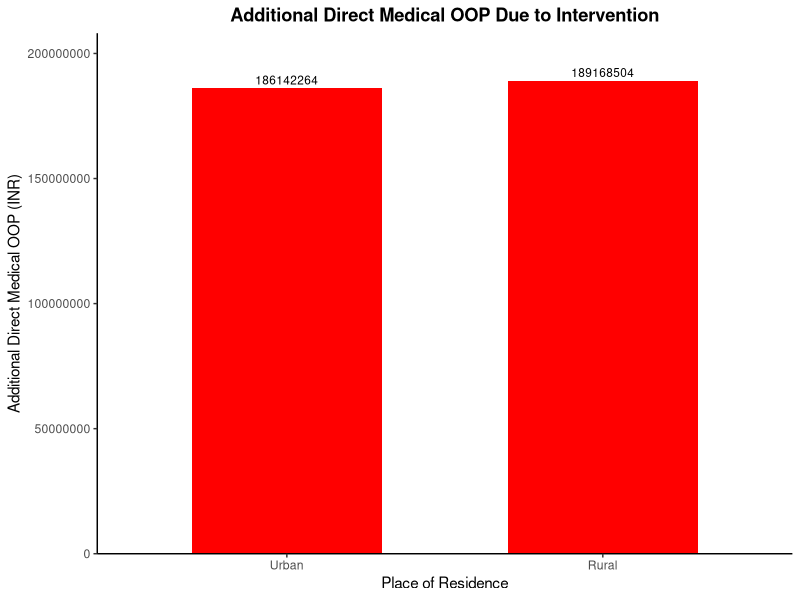
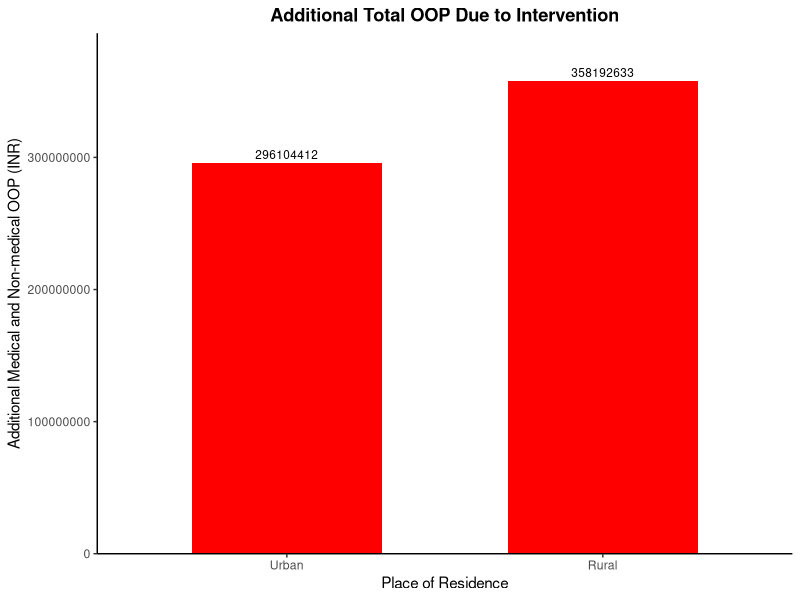
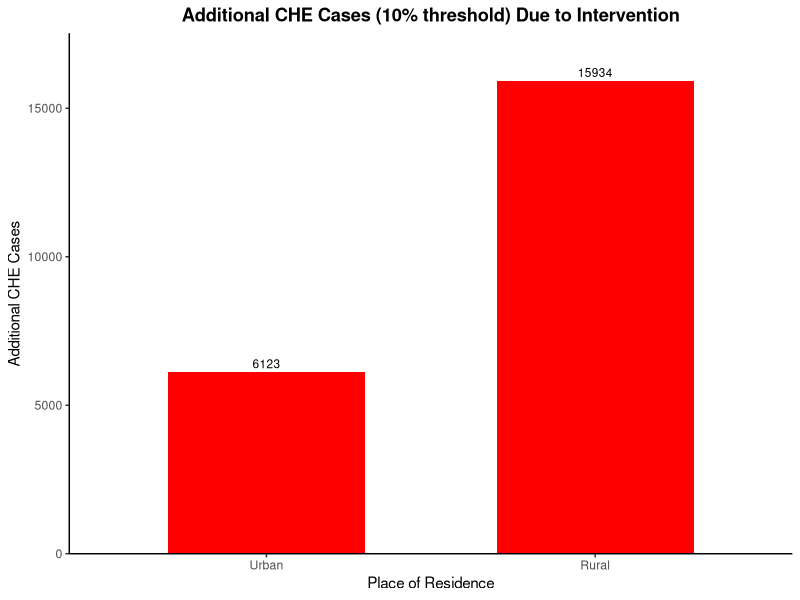
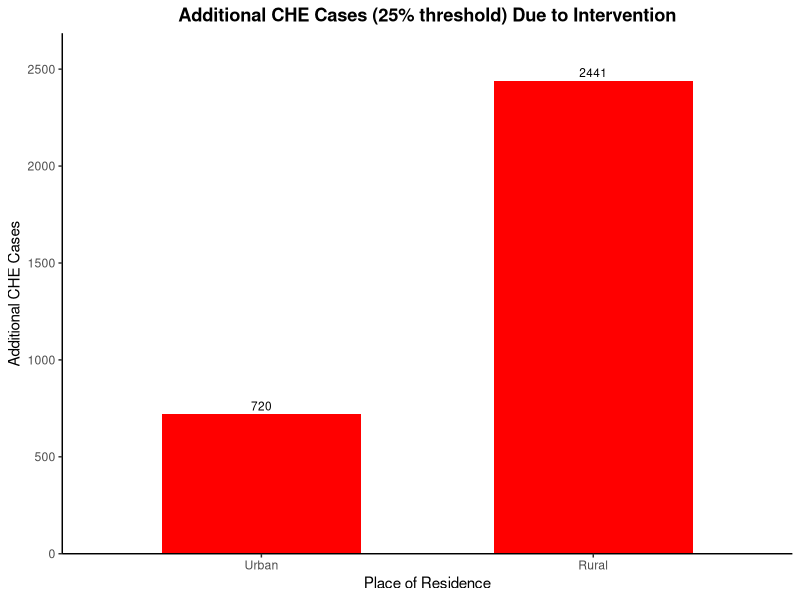
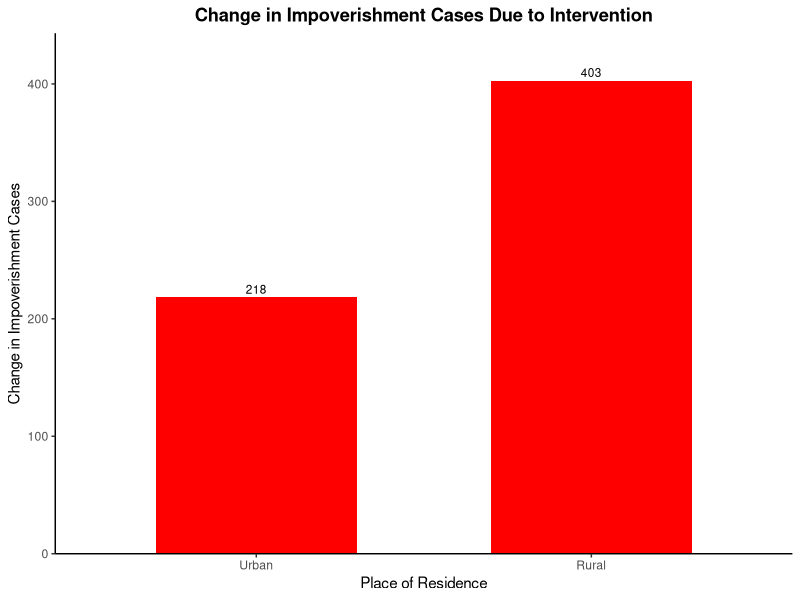
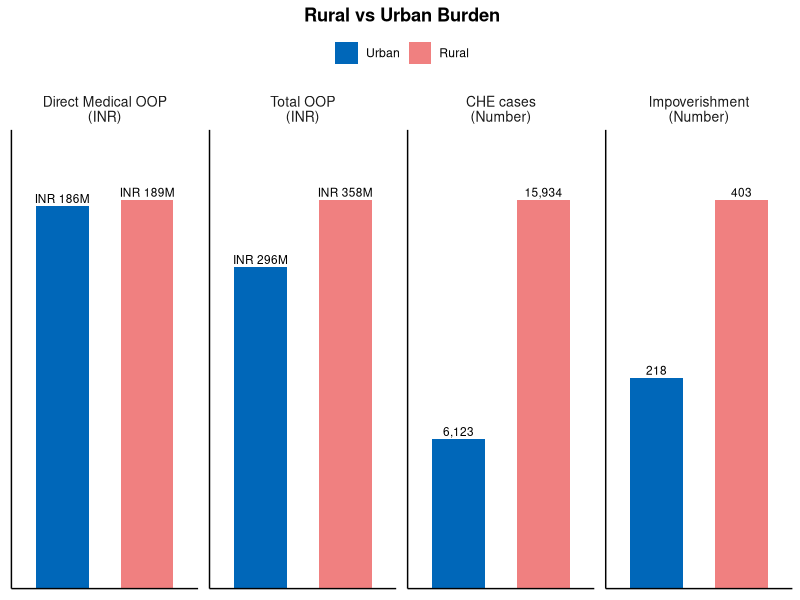

Here is the R script that generated these plots, in order:
rm(list = ls())
input <- read.csv("input table new.csv")
input$Parameters <- trimws(input$Parameters)
input$Value <- as.numeric(gsub(",", "", input$Value)) 
hces <- read.csv("hces_simulated_100k_households.csv", stringsAsFactors = FALSE)
get_val <- function(name) input$Value[input$Parameters == name]
scale_to_target_pop <- get_val("target_pop") / get_val("pop")
plain_number <- function(x) format(round(x, 0), scientific = FALSE, trim = TRUE)
comma_number <- function(x) format(round(x, 0), scientific = FALSE, trim = TRUE, big.mark = ",")
burden_label <- function(value, unit) {
  ifelse(unit == "INR",
         paste0("INR ", round(value / 1000000, 0), "M"),
         comma_number(value))
}

sectors <- c("u", "r")   # u = urban, r = rural
sector_labels <- c("Urban", "Rural")
get_pcu_sector <- function(s) get_val(paste0("pcu_", s)) / 100
get_insurance_coverage_sector <- function(s) get_val(paste0("ins_cov_", s))
required_hces_cols <- c("sector", "hh_size", "hh_usual_cons_exp_mnth", "household_quintile")
missing_hces_cols <- setdiff(required_hces_cols, names(hces))
if (length(missing_hces_cols) > 0) {
  stop("Missing required columns in hces_simulated_100k_households.csv: ",
       paste(missing_hces_cols, collapse = ", "))
}
hces$sector_raw <- trimws(as.character(hces$sector))
hces$sector_code <- ifelse(tolower(hces$sector_raw) %in% c("1", "r", "rural"),
                           "r",
                           ifelse(tolower(hces$sector_raw) %in% c("2", "u", "urban"),
                                  "u",
                                  NA))
hces$hh_consumption_annual <- as.numeric(hces$hh_usual_cons_exp_mnth) * 12
hces$household_quintile <- as.integer(hces$household_quintile)
hces <- hces[!is.na(hces$sector_code) &
               !is.na(hces$hh_consumption_annual) &
               hces$hh_consumption_annual > 0 &
               hces$household_quintile %in% 1:5, ]
get_hces_sector <- function(s) {
  households <- hces[hces$sector_code == s, ]
  if (nrow(households) == 0) {
    stop("No simulated households found for sector = ", s)
  }
  households
}
household_threshold_rate <- function(oop, households, threshold) {
  mean(oop > threshold * households$hh_consumption_annual)
}
household_impov_rate <- function(oop, households, poverty_line) {
  mean(households$hh_consumption_annual >= poverty_line &
         households$hh_consumption_annual - oop < poverty_line)
}
insured_med_oop <- function(oop_dr, oop_vtdr, vtdr_share,
                            insurance_coverage,
                            coverage_med_dr,
                            coverage_med_vtdr) {
  oop_dr * (1 - vtdr_share) * (1 - insurance_coverage * coverage_med_dr) +
    oop_vtdr * vtdr_share * (1 - insurance_coverage * coverage_med_vtdr)
}

# ═══════════════════════════════════════════════════════════════════════════════
# COST CALCULATION — URBAN/RURAL DISAGGREGATION
# ═══════════════════════════════════════════════════════════════════════════════

# ─── 2.1 Direct medical OOP ────────────────────────────────────────────────────

# Number of DR patients treated at baseline
treated_baseline_ur <- sapply(sectors, function(s) {
  get_val(paste0("pop_", s)) *
    get_val(paste0("dr_", s)) *
    get_pcu_sector(s) *
    get_val("cov_b") *
    get_val("sens_b") *
    (1 - get_val("lfu_referral")) *
    (1 - get_val("lfu_treat"))
})

# Number of DR patients treated after intervention
treated_inv_ur <- sapply(sectors, function(s) {
  get_val(paste0("pop_", s)) *
    get_val(paste0("dr_", s)) *
    get_pcu_sector(s) *
    get_val("cov_inv") *
    get_val("sens_inv") *
    (1 - get_val("lfu_referral")) *
    (1 - get_val("lfu_treat"))
})

# Direct medical OOP at baseline by sector
direct_med_OOP_baseline_ur <- treated_baseline_ur * sapply(sectors, function(s) {
  insured_med_oop(
    get_val(paste0("oop_med_dr_", s)),
    get_val(paste0("oop_med_vtdr_", s)),
    get_val(paste0("vtdr_dr_", s)),
    get_insurance_coverage_sector(s),
    get_val("coverage_med_dr_insured"),
    get_val("coverage_med_vtdr_insured")
  )
})

# Direct medical OOP after intervention by sector
direct_med_OOP_inv_ur <- treated_inv_ur * sapply(sectors, function(s) {
  vtdr_inv <- get_val(paste0("vtdr_dr_", s)) * (1 - get_val("vtdr_reduction"))
  insured_med_oop(
    get_val(paste0("oop_med_dr_", s)),
    get_val(paste0("oop_med_vtdr_", s)),
    vtdr_inv,
    get_insurance_coverage_sector(s),
    get_val("coverage_med_dr_insured"),
    get_val("coverage_med_vtdr_insured")
  )
})

OOP_med_additional_ur <- direct_med_OOP_inv_ur - direct_med_OOP_baseline_ur
OOP_med_additional_ur_target <- OOP_med_additional_ur * scale_to_target_pop

# ─── 2.2 All OOP (medical + non-medical) ───────────────────────────────────────

# Direct non-medical OOP at baseline
direct_nonmed_OOP_baseline_ur <- treated_baseline_ur * sapply(sectors, function(s) {
  get_val(paste0("oop_nonmed_dr_", s))   * (1 - get_val(paste0("vtdr_dr_", s))) +
    get_val(paste0("oop_nonmed_vtdr_", s)) * get_val(paste0("vtdr_dr_", s))
})

# Direct non-medical OOP after intervention
direct_nonmed_OOP_inv_ur <- treated_inv_ur * sapply(sectors, function(s) {
  vtdr_inv <- get_val(paste0("vtdr_dr_", s)) * (1 - get_val("vtdr_reduction"))
  get_val(paste0("oop_nonmed_dr_", s))   * (1 - vtdr_inv) +
    get_val(paste0("oop_nonmed_vtdr_", s)) * vtdr_inv
})

OOP_total_additional_ur <- (direct_med_OOP_inv_ur + direct_nonmed_OOP_inv_ur) -
  (direct_med_OOP_baseline_ur + direct_nonmed_OOP_baseline_ur)
OOP_total_additional_ur_target <- OOP_total_additional_ur * scale_to_target_pop

# ─── Cost plots ────────────────────────────────────────────────────────────────

library(ggplot2)
plot_cost_ur <- data.frame(
  sector = factor(sector_labels, levels = sector_labels),
  OOP_med_additional = OOP_med_additional_ur_target,
  OOP_total_additional = OOP_total_additional_ur_target
)

ggplot(plot_cost_ur, aes(x = sector, y = OOP_med_additional)) +
  geom_col(fill = "red", width = 0.6) +
  geom_text(aes(label = plain_number(OOP_med_additional)), vjust = -0.4, size = 3) +
  scale_y_continuous(labels = plain_number,
                     expand = expansion(mult = c(0, 0.1))) +
  labs(title = "Additional Direct Medical OOP Due to Intervention",
       x = "Place of Residence",
       y = "Additional Direct Medical OOP (INR)") +
  theme_classic() +
  theme(plot.title = element_text(hjust = 0.5, face = "bold"))

ggplot(plot_cost_ur, aes(x = sector, y = OOP_total_additional)) +
  geom_col(fill = "red", width = 0.6) +
  geom_text(aes(label = plain_number(OOP_total_additional)), vjust = -0.4, size = 3) +
  scale_y_continuous(labels = plain_number,
                     expand = expansion(mult = c(0, 0.1))) +
  labs(title = "Additional Total OOP Due to Intervention",
       x = "Place of Residence",
       y = "Additional Medical and Non-medical OOP (INR)") +
  theme_classic() +
  theme(plot.title = element_text(hjust = 0.5, face = "bold"))

# ─── 2.3 Catastrophic Health Expenditure ───────────────────────────────────────

# Per-person total OOP — baseline
per_person_oop_baseline_ur <- sapply(sectors, function(s) {
  vtdr_b <- get_val(paste0("vtdr_dr_", s))
  med    <- insured_med_oop(
    get_val(paste0("oop_med_dr_", s)),
    get_val(paste0("oop_med_vtdr_", s)),
    vtdr_b,
    get_insurance_coverage_sector(s),
    get_val("coverage_med_dr_insured"),
    get_val("coverage_med_vtdr_insured")
  )
  nonmed <- get_val(paste0("oop_nonmed_dr_", s)) * (1 - vtdr_b) +
    get_val(paste0("oop_nonmed_vtdr_", s)) * vtdr_b
  med + nonmed
})

# Per-person total OOP — intervention
per_person_oop_inv_ur <- sapply(sectors, function(s) {
  vtdr_inv <- get_val(paste0("vtdr_dr_", s)) * (1 - get_val("vtdr_reduction"))
  med    <- insured_med_oop(
    get_val(paste0("oop_med_dr_", s)),
    get_val(paste0("oop_med_vtdr_", s)),
    vtdr_inv,
    get_insurance_coverage_sector(s),
    get_val("coverage_med_dr_insured"),
    get_val("coverage_med_vtdr_insured")
  )
  nonmed <- get_val(paste0("oop_nonmed_dr_", s)) * (1 - vtdr_inv) +
    get_val(paste0("oop_nonmed_vtdr_", s)) * vtdr_inv
  med + nonmed
})

# Simulated household consumption distributions by sector
households_ur <- lapply(sectors, get_hces_sector)
names(households_ur) <- sectors

# CHE thresholds
th1 <- get_val("th1")   # 0.10
th2 <- get_val("th2")   # 0.25

# CHE rates per sector, calculated across simulated households
che_10_rate_baseline_ur <- sapply(sectors, function(s) {
  household_threshold_rate(per_person_oop_baseline_ur[s], households_ur[[s]], th1)
})
che_25_rate_baseline_ur <- sapply(sectors, function(s) {
  household_threshold_rate(per_person_oop_baseline_ur[s], households_ur[[s]], th2)
})
che_10_rate_inv_ur <- sapply(sectors, function(s) {
  household_threshold_rate(per_person_oop_inv_ur[s], households_ur[[s]], th1)
})
che_25_rate_inv_ur <- sapply(sectors, function(s) {
  household_threshold_rate(per_person_oop_inv_ur[s], households_ur[[s]], th2)
})

# Total CHE cases = treated patients x simulated-household CHE rate
che_10_baseline_ur <- treated_baseline_ur * che_10_rate_baseline_ur
che_25_baseline_ur <- treated_baseline_ur * che_25_rate_baseline_ur
che_10_inv_ur      <- treated_inv_ur * che_10_rate_inv_ur
che_25_inv_ur      <- treated_inv_ur * che_25_rate_inv_ur

# CHE additional (intervention - baseline)
che_10_additional_ur <- che_10_inv_ur - che_10_baseline_ur
che_25_additional_ur <- che_25_inv_ur - che_25_baseline_ur
che_10_additional_ur_target <- che_10_additional_ur * scale_to_target_pop
che_25_additional_ur_target <- che_25_additional_ur * scale_to_target_pop

# CHE plots
plot_che_ur <- data.frame(
  sector = factor(sector_labels, levels = sector_labels),
  che_10_additional = che_10_additional_ur_target,
  che_25_additional = che_25_additional_ur_target
)

ggplot(plot_che_ur, aes(x = sector, y = che_10_additional)) +
  geom_col(fill = "red", width = 0.6) +
  geom_text(aes(label = plain_number(che_10_additional)), vjust = -0.4, size = 3) +
  scale_y_continuous(labels = plain_number,
                     expand = expansion(mult = c(0, 0.1))) +
  labs(title = "Additional CHE Cases (10% threshold) Due to Intervention",
       x = "Place of Residence",
       y = "Additional CHE Cases") +
  theme_classic() +
  theme(plot.title = element_text(hjust = 0.5, face = "bold"))

ggplot(plot_che_ur, aes(x = sector, y = che_25_additional)) +
  geom_col(fill = "red", width = 0.6) +
  geom_text(aes(label = plain_number(che_25_additional)), vjust = -0.4, size = 3) +
  scale_y_continuous(labels = plain_number,
                     expand = expansion(mult = c(0, 0.1))) +
  labs(title = "Additional CHE Cases (25% threshold) Due to Intervention",
       x = "Place of Residence",
       y = "Additional CHE Cases") +
  theme_classic() +
  theme(plot.title = element_text(hjust = 0.5, face = "bold"))

# ─── 2.4 Impoverishment due to medical expense ─────────────────────────────────

# Annual household poverty line from a daily household poverty line
pov_annual <- get_val("pov") * 365

# Impoverishment rates per sector, calculated across simulated households
impov_rate_baseline_ur <- sapply(sectors, function(s) {
  household_impov_rate(per_person_oop_baseline_ur[s], households_ur[[s]], pov_annual)
})
impov_rate_inv_ur <- sapply(sectors, function(s) {
  household_impov_rate(per_person_oop_inv_ur[s], households_ur[[s]], pov_annual)
})

# Total impoverishment cases per sector = treated patients x simulated-household rate
impov_baseline_ur <- treated_baseline_ur * impov_rate_baseline_ur
impov_inv_ur      <- treated_inv_ur * impov_rate_inv_ur

impov_additional_ur <- impov_inv_ur - impov_baseline_ur
impov_additional_ur_target <- impov_additional_ur * scale_to_target_pop

# Impoverishment plot
plot_impov_ur <- data.frame(
  sector = factor(sector_labels, levels = sector_labels),
  impov_additional = impov_additional_ur_target
)

ggplot(plot_impov_ur, aes(x = sector, y = impov_additional)) +
  geom_col(fill = "red", width = 0.6) +
  geom_text(aes(label = plain_number(impov_additional)), vjust = -0.4, size = 3) +
  scale_y_continuous(labels = plain_number,
                     expand = expansion(mult = c(0, 0.1))) +
  labs(title = "Change in Impoverishment Cases Due to Intervention",
       x = "Place of Residence",
       y = "Change in Impoverishment Cases") +
  theme_classic() +
  theme(plot.title = element_text(hjust = 0.5, face = "bold"))

# Combined Urban/Rural burden plot. Each metric gets its own y-scale so the
# urban/rural comparison stays visible despite mixing INR totals and case counts.
plot_burden_ur <- data.frame(
  category = factor(
    rep(c("Direct Medical OOP\n(INR)",
          "Total OOP\n(INR)",
          "CHE cases\n(Number)",
          "Impoverishment\n(Number)"),
        each = 2),
    levels = c("Direct Medical OOP\n(INR)",
               "Total OOP\n(INR)",
               "CHE cases\n(Number)",
               "Impoverishment\n(Number)")
  ),
  sector = factor(rep(sector_labels, times = 4), levels = sector_labels),
  value = c(
    OOP_med_additional_ur_target,
    OOP_total_additional_ur_target,
    che_10_additional_ur_target,
    impov_additional_ur_target
  ),
  unit = rep(c("INR", "INR", "Number", "Number"), each = 2)
)
plot_burden_ur$plot_value <- pmax(plot_burden_ur$value, 1)
plot_burden_ur$label <- burden_label(plot_burden_ur$value, plot_burden_ur$unit)

ggplot(plot_burden_ur, aes(x = sector, y = plot_value, fill = sector)) +
  geom_col(width = 0.62) +
  geom_text(aes(label = label),
            vjust = -0.35,
            size = 3) +
  scale_fill_manual(values = c("Urban" = "#0067B9", "Rural" = "lightcoral")) +
  scale_y_continuous(expand = expansion(mult = c(0, 0.18))) +
  facet_wrap(~ category, scales = "free_y", nrow = 1) +
  labs(title = "Rural vs Urban Burden",
       x = NULL,
       y = NULL,
       fill = NULL) +
  theme_classic() +
  theme(
    plot.title = element_text(hjust = 0.5, face = "bold"),
    legend.position = "top",
    axis.text.x = element_blank(),
    axis.text.y = element_blank(),
    axis.ticks = element_blank(),
    strip.background = element_blank(),
    strip.text = element_text(size = 10)
  )

#dashboard

health_benefit_dash_ur <- as.data.frame(rbind(
  round(OOP_med_additional_ur_target, 0),
  round(OOP_total_additional_ur_target, 0),
  round(che_10_additional_ur_target, 0),
  round(che_25_additional_ur_target, 0),
  round(impov_additional_ur_target, 0)
))
colnames(health_benefit_dash_ur) <- c("Urban", "Rural")
rownames(health_benefit_dash_ur) <- c(
  "Additional Direct Medical OOP due to Intervention (scaled to target population)",
  "Additional Total OOP due to Intervention (scaled to target population)",
  "Additional CHE Cases (10% threshold, scaled to target population)",
  "Additional CHE Cases (25% threshold, scaled to target population)",
  "Change in Impoverishment Cases (scaled to target population)"
)
print(health_benefit_dash_ur)

# Sensitivity analysis for medical insurance coverage assumptions. No graphs are
# generated; results summarize total changes across urban and rural groups.
run_insurance_sensitivity_sector <- function(
    coverage_med_dr_values = c(0.30, 0.50, 0.70),
    coverage_med_vtdr_values = c(0.40, 0.70, 0.90)) {
  scenarios <- expand.grid(
    coverage_med_dr_insured = coverage_med_dr_values,
    coverage_med_vtdr_insured = coverage_med_vtdr_values
  )
  
  results <- lapply(seq_len(nrow(scenarios)), function(row_id) {
    cov_dr <- scenarios$coverage_med_dr_insured[row_id]
    cov_vtdr <- scenarios$coverage_med_vtdr_insured[row_id]
    
    med_baseline <- treated_baseline_ur * sapply(sectors, function(s) {
      insured_med_oop(
        get_val(paste0("oop_med_dr_", s)),
        get_val(paste0("oop_med_vtdr_", s)),
        get_val(paste0("vtdr_dr_", s)),
        get_insurance_coverage_sector(s),
        cov_dr,
        cov_vtdr
      )
    })
    med_inv <- treated_inv_ur * sapply(sectors, function(s) {
      insured_med_oop(
        get_val(paste0("oop_med_dr_", s)),
        get_val(paste0("oop_med_vtdr_", s)),
        get_val(paste0("vtdr_dr_", s)) * (1 - get_val("vtdr_reduction")),
        get_insurance_coverage_sector(s),
        cov_dr,
        cov_vtdr
      )
    })
    
    oop_baseline <- sapply(sectors, function(s) {
      vtdr_b <- get_val(paste0("vtdr_dr_", s))
      med <- insured_med_oop(
        get_val(paste0("oop_med_dr_", s)),
        get_val(paste0("oop_med_vtdr_", s)),
        vtdr_b,
        get_insurance_coverage_sector(s),
        cov_dr,
        cov_vtdr
      )
      nonmed <- get_val(paste0("oop_nonmed_dr_", s)) * (1 - vtdr_b) +
        get_val(paste0("oop_nonmed_vtdr_", s)) * vtdr_b
      med + nonmed
    })
    oop_inv <- sapply(sectors, function(s) {
      vtdr_inv <- get_val(paste0("vtdr_dr_", s)) * (1 - get_val("vtdr_reduction"))
      med <- insured_med_oop(
        get_val(paste0("oop_med_dr_", s)),
        get_val(paste0("oop_med_vtdr_", s)),
        vtdr_inv,
        get_insurance_coverage_sector(s),
        cov_dr,
        cov_vtdr
      )
      nonmed <- get_val(paste0("oop_nonmed_dr_", s)) * (1 - vtdr_inv) +
        get_val(paste0("oop_nonmed_vtdr_", s)) * vtdr_inv
      med + nonmed
    })
    
    che_10_b <- sapply(sectors, function(s) household_threshold_rate(oop_baseline[s], households_ur[[s]], th1))
    che_25_b <- sapply(sectors, function(s) household_threshold_rate(oop_baseline[s], households_ur[[s]], th2))
    che_10_i <- sapply(sectors, function(s) household_threshold_rate(oop_inv[s], households_ur[[s]], th1))
    che_25_i <- sapply(sectors, function(s) household_threshold_rate(oop_inv[s], households_ur[[s]], th2))
    impov_b <- sapply(sectors, function(s) household_impov_rate(oop_baseline[s], households_ur[[s]], pov_annual))
    impov_i <- sapply(sectors, function(s) household_impov_rate(oop_inv[s], households_ur[[s]], pov_annual))
    
    data.frame(
      coverage_med_dr_insured = cov_dr,
      coverage_med_vtdr_insured = cov_vtdr,
      additional_direct_med_oop = round(sum((med_inv - med_baseline) * scale_to_target_pop), 0),
      additional_total_oop = round(sum(((med_inv + direct_nonmed_OOP_inv_ur) -
                                          (med_baseline + direct_nonmed_OOP_baseline_ur)) *
                                         scale_to_target_pop), 0),
      additional_che_10_cases = round(sum((treated_inv_ur * che_10_i -
                                             treated_baseline_ur * che_10_b) *
                                            scale_to_target_pop), 0),
      additional_che_25_cases = round(sum((treated_inv_ur * che_25_i -
                                             treated_baseline_ur * che_25_b) *
                                            scale_to_target_pop), 0),
      change_impoverishment_cases = round(sum((treated_inv_ur * impov_i -
                                                treated_baseline_ur * impov_b) *
                                               scale_to_target_pop), 0)
    )
  })
  
  do.call(rbind, results)
}

insurance_sensitivity_sector <- run_insurance_sensitivity_sector()
print(insurance_sensitivity_sector)
